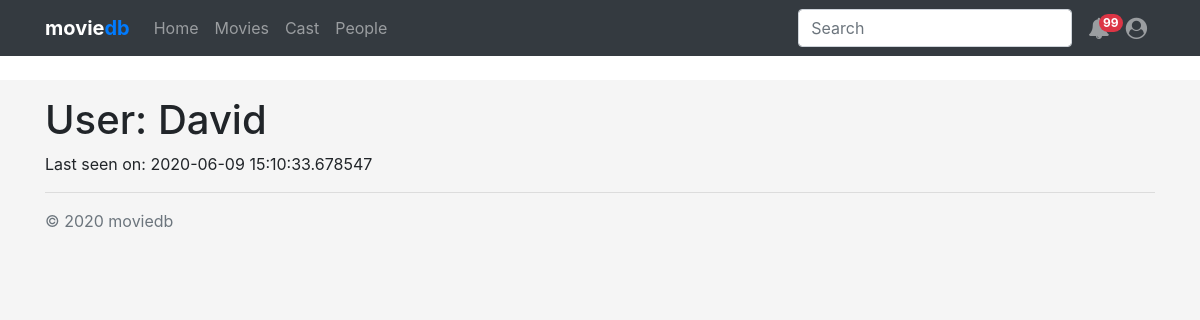
The app's page /user/David (signed in), older data.
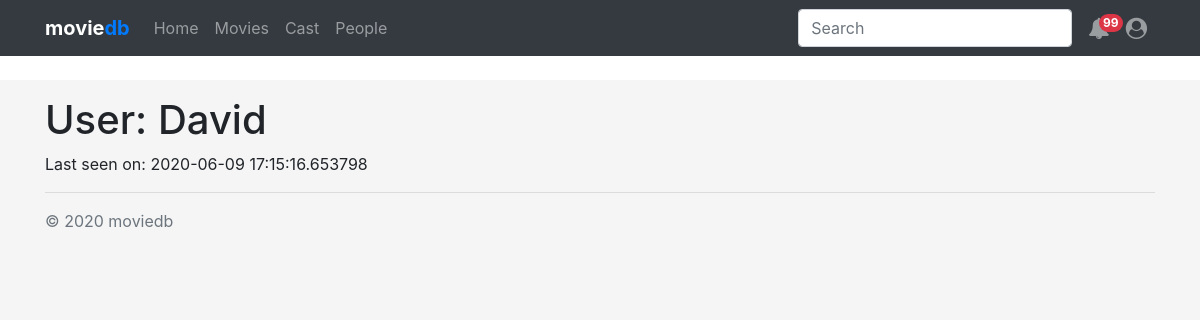
The same page, newer data.
### app/models.py (models this page shows, shortened)
class User(UserMixin, db.Model):
    id = db.Column(db.Integer, primary_key=True)
    username = db.Column(db.String(64), index=True, unique=True)
    email = db.Column(db.String(120), index=True, unique=True)
    password_hash = db.Column(db.String(128))
    about_me = db.Column(db.String(140))
    last_seen = db.Column(db.DateTime, default=datetime.utcnow)

### app/main/core.py (the view)
@bp.route("/user/<username>")
@login_required
def user(username):
    user = User.query.filter_by(username=username).first_or_404()
    return render_template("user.html", user=user)

### app/main/core.py (called while the page is built)
@bp.before_request
def before_request():
    if current_user.is_authenticated:
        current_user.last_seen = datetime.utcnow()
        db.session.commit()

### app/models.py (called while the page is built)
@login.user_loader
def load_user(id):
    return User.query.get(int(id))

    @classmethod
    def before_commit(cls, session):
        session._changes = {
            "add": list(session.new),
            "update": list(session.dirty),
            "delete": list(session.deleted),
        }

    @classmethod
    def after_commit(cls, session):
        for obj in session._changes["add"]:
            if isinstance(obj, SearchableMixin):
                add_to_index(obj.__tablename__, obj)
        for obj in session._changes["update"]:
            if isinstance(obj, SearchableMixin):
                add_to_index(obj.__tablename__, obj)
        for obj in session._changes["delete"]:
            if isinstance(obj, SearchableMixin):
                remove_from_index(obj.__tablename__, obj)
        session._changes = None

### app/templates/user.html (shortened to what this page needs)
{% extends "base.html" %}
{% block content %}
<h1>User: {{ user.username }}</h1>
{% if user.last_seen %}<p>Last seen on: {{ user.last_seen }}</p>{% endif %}
{% endblock %}

### app/templates/base.html (shortened to what this page needs)
<!DOCTYPE html>
<html lang="en">
<head>
  <link rel="stylesheet" href="https://maxcdn.bootstrapcdn.com/bootstrap/4.5.0/css/bootstrap.min.css">
  <link href="https://unpkg.com/bootstrap-table@1.16.0/dist/bootstrap-table.min.css" rel="stylesheet">
  <link href="https://stackpath.bootstrapcdn.com/font-awesome/4.7.0/css/font-awesome.min.css" rel="stylesheet">
</head>
<body>
  <nav class="navbar navbar-expand-md bg-dark navbar-dark">
    <div class="container">
      <a class="navbar-brand font-weight-bolder" href="{{ url_for('main.home') }}">movie<span
          class="text-primary">db</span></a>
      <div class="collapse navbar-collapse" id="collapsibleNavbar">
        <ul class="navbar-nav mr-auto">
          <li class="nav-item">
            <a class="nav-link {% block nav_home %}{% endblock %}" href="{{ url_for('main.home') }}">Home</a>
          </li>
          <li class="nav-item">
            <a class="nav-link {% block nav_movies %}{% endblock %}" href="{{ url_for('main.movies') }}">Movies</a>
          </li>
          <li class="nav-item">
            <a class="nav-link {% block nav_cast %}{% endblock %}" href="#">Cast</a>
          </li>
          <li class="nav-item">
            <a class="nav-link {% block nav_people %}{% endblock %}" href="#">People</a>
          </li>
        </ul>
        <ul class="navbar-nav d-md-flex align-items-md-center">
          <li class="nav-item">
            <form class="form-inline my-2 my-lg-0">
              <input class="form-control mr-sm-2" type="search" placeholder="Search" aria-label="Search">
            </form>
          </li>
          <li class="nav-item">
            <a class="nav-link" href="#" style="position: relative;">
              <div class="d-inline position-relative">
                <span class="badge badge-pill badge-danger px-1"
                  style="position: absolute; top:-4px; left: 50%;">99</span>
                <i class="fa fa-bell fa-lg" aria-hidden="true"></i>
              </div>
            </a>
          </li>
          <li class="nav-item dropdown">
            <a class="nav-link" href="#" role="button" id="dropdownMenuLink" data-toggle="dropdown" aria-haspopup="true"
              aria-expanded="false">
              <i class="fa fa-user-circle fa-lg" aria-hidden="true"></i>
            </a>
          </li>
        </ul>
      </div>
    </div>
  </nav>
  <div class="container-fluid bg-white pb-2 pt-3">
  </div>
  <div class="container-fluid pt-3">
    <div class="container">
      {% block content %}
      {% endblock %}
      <hr>
      <div class="text-muted">&copy; 2020 moviedb</div>
    </div>
  </div>
</body>
</html>

### app/templates/base.html (style rules this page uses)
body { background-color: #f5f5f5; }

Row changes from the older to the newer data that the page shows:
changed User "David": last_seen "2020-06-09 15:10:33.678547" → "2020-06-09 17:15:16.653798"
